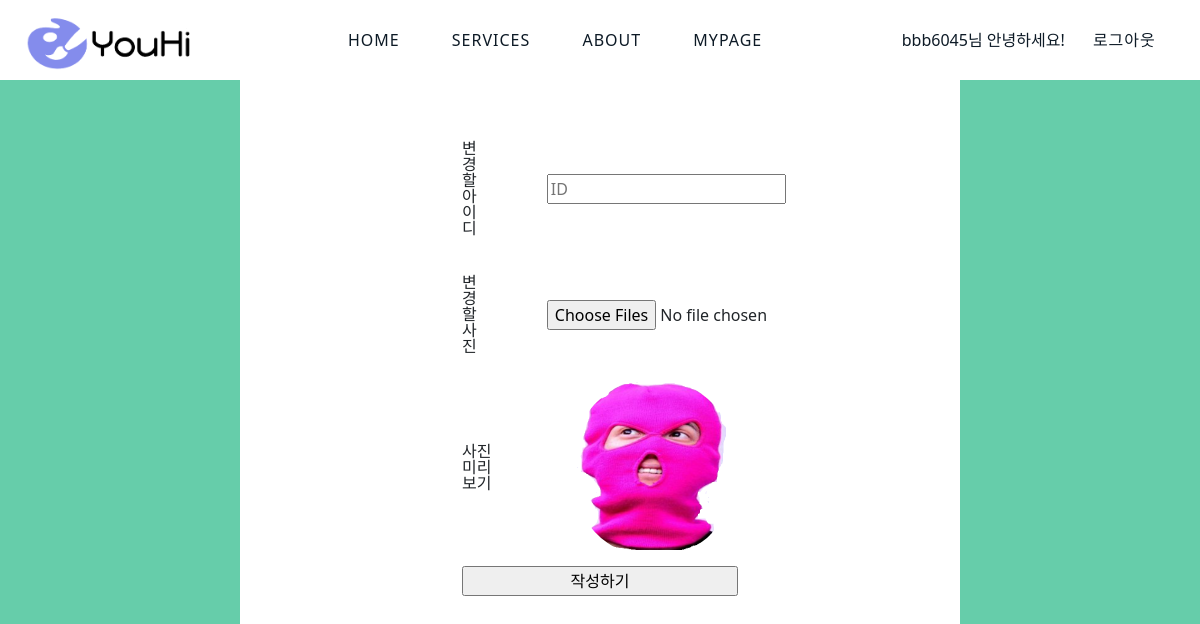
The page /edit_user/ (signed in) on the database as committed earlier.
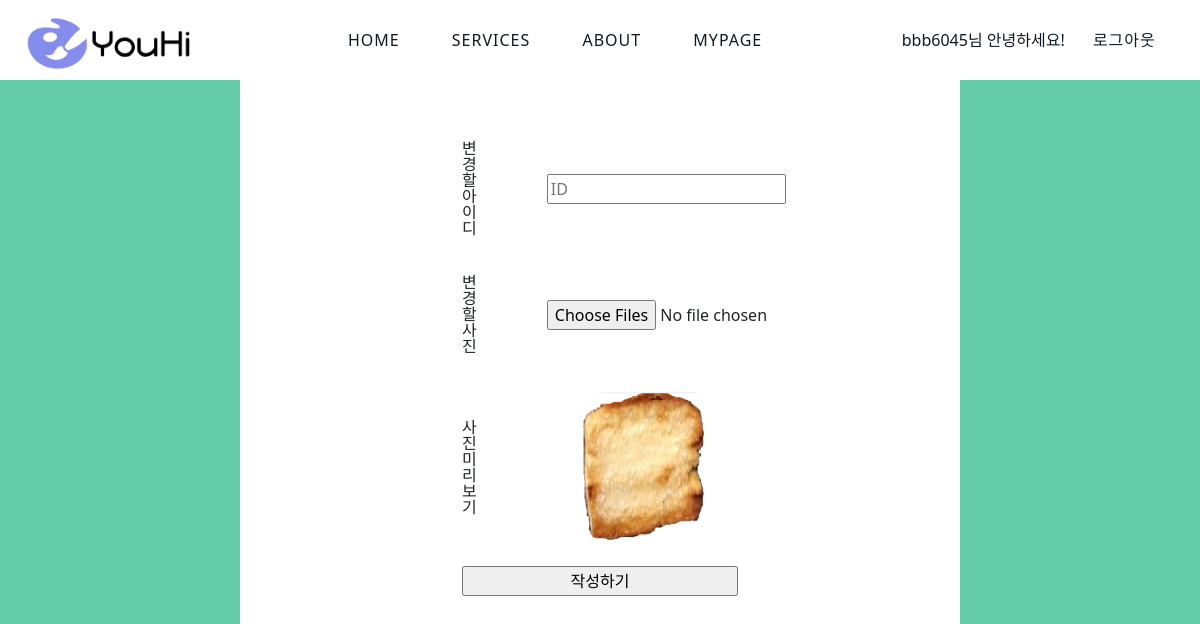
The same page on the database as committed later.
### user/models.py (models this page shows)
class UserModel(AbstractUser):
    class Meta:
        db_table = "my_user"
    fro_image = models.ImageField(upload_to='images/', blank=True, null=True)

### user/views.py (the view, shortened to what this page needs)
# urls.py: path('edit_user/', views.edit_user, name='edit_user'),
def edit_user(request):
    username = request
    userprofile = UserModel.objects.get(username=request.user).fro_image
    if request.method == 'GET':
        return render(request, 'user/edit_profile.html',{"username":username,"image":userprofile})

### templates/user/edit_profile.html (shortened to what this page needs)
{% extends "base.html" %}
{% load static %}
{% block head %}
    <link rel='stylesheet' href="{% static 'css/edit_profile.css' %}" media='screen'>
{% endblock %}
{% block main %}
    <div id ="wraper">
        <div id="edit_box">
            <form method="POST" action="/edit_user/" enctype="multipart/form-data">
                <div id="edit_box_box">
                    <div class="flex">
                        <p> 변경할 아이디</p>
                        <input type="text" placeholder="ID" name="title">
                    </div>
                    <div class="flex">
                        <p> 변경할 사진</p>
                        <input type="file" onchange="readURL(this);" name="imgs" multiple>
                    </div>
                    <div class="flex">
                        <p> 사진 미리보기</p>
                        <img id="blah" src=../media/{{ image }} >
                    </div>
                    <input type="submit" value="작성하기">
                </div>
            </form>
        </div>
    </div>
{% endblock %}

### templates/base.html (shortened to what this page needs)
<!DOCTYPE html>
{% load static %}
<html lang="en">
<head>
        <link rel='stylesheet' href="{% static 'css/base.css' %}" media='screen'>
        <link href="https://cdn.jsdelivr.net/npm/bootstrap@5.0.2/dist/css/bootstrap.min.css" rel="stylesheet"
>
    {% block head %}
    {% endblock %}
</head>
<body>
<nav id="navbar">
    <div class="nav-wrapper">
        <div class="logo">
            <a href="/"><img src="/static/img/logoo.png"></a>
        </div>
        {% if user.is_authenticated %}
            <ul id="menu">
                <li><a href="/">Home</a></li>
                <li><a href="">Services</a></li>
                <li><a href="/about">About</a></li>
                <li><a href="/mypage">Mypage</a></li>
            </ul>
            <ul id="logout">
                <li>{{ user.username }}님 안녕하세요!</li>
                <li><a href="{% url 'logout' %}">로그아웃</a></li>
            </ul>
        {% endif %}
    </div>
</nav>
<div id="all-container">
    <div id=base_contain>
        {% block main %}
        {% endblock %}
    </div>
</div>
</body>
</html>

### static/css/base.css (style rules this page uses)
#navbar { background: white; color: rgb(13, 26, 38); position: fixed; top: 0; height: 80px; line-height: 60px; width: 100%; z-index: 5; }
.nav-wrapper { margin: auto; text-align: center; width: 100%; height: 100%; display: grid; grid-gap:5px; grid-template-columns: 1fr 3fr 1.5fr; grid-template-areas: "a b c . . . "; }
.logo img { display: inline-block; margin-top: 15px; height: 60px; grid-area: a; }
#menu { display: inline-block; list-style: none; margin-top: 10px; transition: transform 0.5s ease-out; -webkit-transition: transform 0.5s ease-out; grid-area: b; }
#logout { display: inline-block; list-style: none; margin-top: 10px; margin-right: 10px; transition: transform 0.5s ease-out; -webkit-transition: transform 0.5s ease-out; grid-area: c; width: 100%; }
#navbar li { display: inline-block; }
#navbar li a { color: rgb(13, 26, 38); display: block; font-size: 1em; height: 50px; letter-spacing: 1px; margin: 0 20px; padding: 0 4px; position: relative; text-decoration: none; text-transform: uppercase; transition: all 0.5s ease; -webkit-transition: all 0.5s ease; }
#navbar li a:before, #navbar li a:after { content: ''; position: absolute; width: 0%; height: 1px; bottom: -1px; background: rgb(13, 26, 38); }
#navbar li a:before { left: 0; transition: 0.5s; }
#navbar li a:after { background: rgb(13, 26, 38); right: 0; }
#all-container { z-index: 3; padding-top: 80px; }

### static/css/edit_profile.css (style rules this page uses)
#edit_box { margin: auto; justify-items: center; text-align: center; width: 60%; height: 90vh; background: white; }
#wraper { background: mediumaquamarine; }
#edit_box_box { display: flex; flex-flow: column; text-align: center; justify-items: center; justify-content: center; margin: auto; padding: 10% 20% 10% 20%; }
.flex { display: flex; text-align: left; justify-items: center; align-items: center; padding-bottom: 3%; }
.flex>p { padding-top: 5%; line-height: 100%; padding-right: 70px; width: 40%; }
.flex>img { width: 15vw; height: 15vw; border-radius: 50%; }

Rows that differ between the two databases and show on the page:
changed UserModel "bbb6045": fro_image: a different picture
